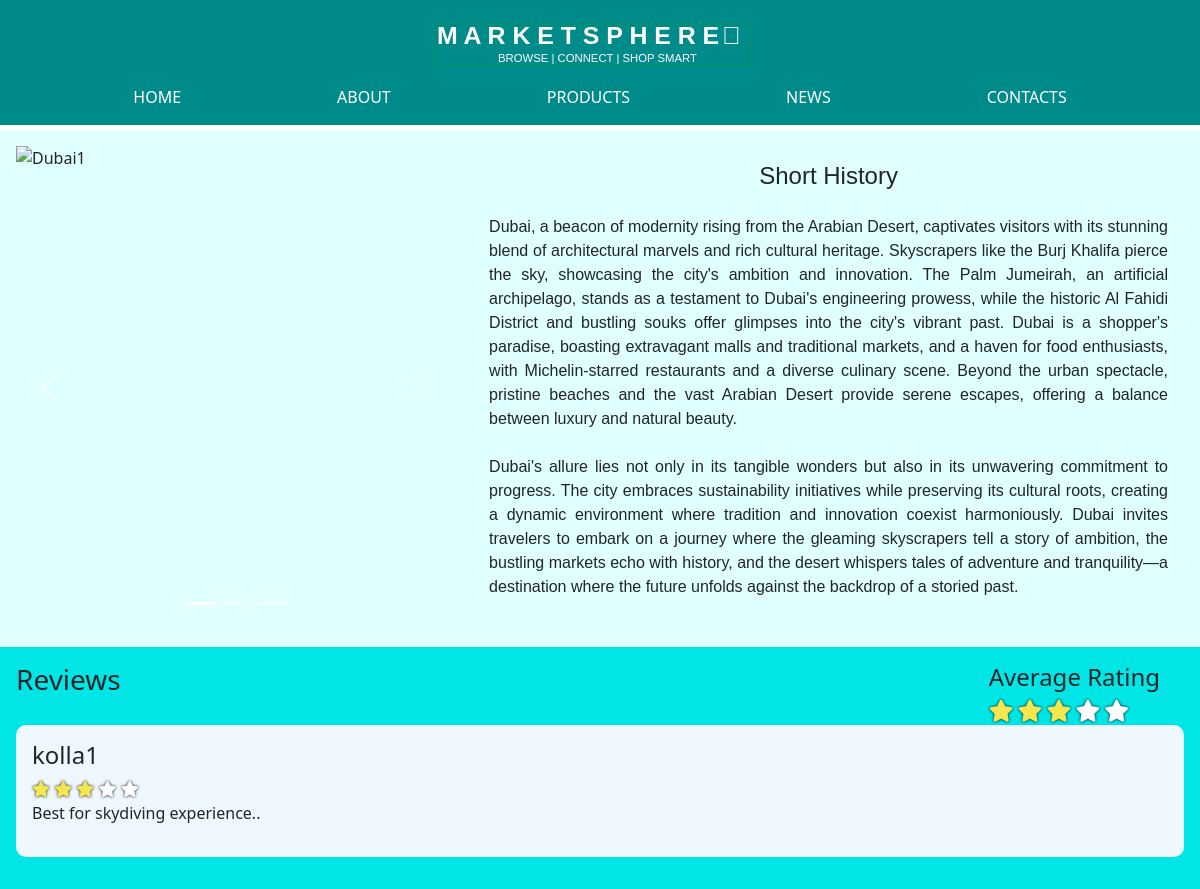
Page /includes/Dubai.php on the committed database.
### tables this page shows
CREATE TABLE `Products` (
  `productId` int(11) NOT NULL,
  `productName` varchar(45) NOT NULL,
  `productCompany` varchar(45) NOT NULL,
  `productImgUrl` varchar(45) NOT NULL,
  `productPrice` decimal(7,2) NOT NULL,
  `productShortDesc` varchar(255) NOT NULL,
  `productHits` int(11) NOT NULL,
  `productRating` int(11) NOT NULL,
  `productRatingCount` int(11) NOT NULL,
  `productAvgRating` varchar(45) NOT NULL,
  `productReviewCount` int(11) NOT NULL
);

CREATE TABLE `Ratings` (
  `idRatings` int(11) NOT NULL,
  `userName` varchar(45) NOT NULL,
  `productID` int(11) NOT NULL,
  `companyName` varchar(45) NOT NULL,
  `rating` int(11) NOT NULL,
  `review` varchar(255) NOT NULL
);

### includes/Dubai.php (the view, shortened to what this page needs)
<?php session_start(); include_once 'dbconnect.php';?>
<?php
    $result = $conn->query("SELECT * FROM Products where productId = 14");
    $prod = $result -> fetch_assoc();
    $hits = $prod["productHits"] + 1;
    $conn->query("UPDATE Products SET productHits = ".$hits." WHERE productId = 14");
?>
<!DOCTYPE html>
<html lang="en">
<head>
    <?php include 'head.php' ?>
</head>
<body class="dubaiPage">
    <?php $page='Dubai'; include 'navbar.php' ?>
    <div class="topContainer">
        <div id="myCarousel" class="carousel slide" data-bs-ride="carousel">
            <div class="carousel-indicators">
            <button type="button" data-bs-target="#myCarousel" data-bs-slide-to="0" class="active"></button>
            <button type="button" data-bs-target="#myCarousel" data-bs-slide-to="1"></button>
            <button type="button" data-bs-target="#myCarousel" data-bs-slide-to="2"></button>
            </div>
            <div class="carousel-inner">
            <div class="carousel-item active">
                <img src="../img/Dubai1.jpeg" alt="Dubai1" class="d-block" style="width:100%">
            </div>
            </div>
            <button class="carousel-control-prev" type="button" data-bs-target="#myCarousel" data-bs-slide="prev">
            <span class="carousel-control-prev-icon"></span>
            </button>
            <button class="carousel-control-next" type="button" data-bs-target="#myCarousel" data-bs-slide="next">
            <span class="carousel-control-next-icon"></span>
            </button>
        </div>
        <div class="longDescContainer">
            <h4 class="Desctext">Short History</h4>
            <p class="longDesc">
            Dubai, a beacon of modernity rising from the Arabian Desert, captivates visitors with its stunning blend of architectural marvels and rich cultural heritage. Skyscrapers like the Burj Khalifa pierce the sky, showcasing the city's ambition and innovation. The Palm Jumeirah, an artificial archipelago, stands as a testament to Dubai's engineering prowess, while the historic Al Fahidi District and bustling souks offer glimpses into the city's vibrant past. Dubai is a shopper's paradise, boasting extravagant malls and traditional markets, and a haven for food enthusiasts, with Michelin-starred restaurants and a diverse culinary scene. Beyond the urban spectacle, pristine beaches and the vast Arabian Desert provide serene escapes, offering a balance between luxury and natural beauty.
            <br>
            <br>
            Dubai's allure lies not only in its tangible wonders but also in its unwavering commitment to progress. The city embraces sustainability initiatives while preserving its cultural roots, creating a dynamic environment where tradition and innovation coexist harmoniously. Dubai invites travelers to embark on a journey where the gleaming skyscrapers tell a story of ambition, the bustling markets echo with history, and the desert whispers tales of adventure and tranquility—a destination where the future unfolds against the backdrop of a storied past.
            </p>
        </div>
    </div>
    <div class="bottomContainer">
        <div class="containerHeader">
            <h3 class="reviewsText">Reviews</h4>
            <?php
                $sql = "SELECT * FROM Products WHERE productID = 14";
                $result = mysqli_query($conn, $sql);
                $rows = mysqli_num_rows($result);
                if($rows > 0)
                {
                    while($row = $result->fetch_assoc())
                    {
                        echo "<div class='reviewContainer'>\n";
                            echo"<h4 style='margin-right:1em'>Average Rating</h4>";
                            for($i = 1; $i<=5; $i++)
                            {
                                $roundedRating = ceil($row["productAvgRating"]);
                                echo "<i class='fa fa-star ";
                                if($i <= $roundedRating)
                                {
                                    echo "checked";
                                }
                                else
                                {
                                    echo "unchecked";
                                }
                                echo"'></i>\n";
                            }
                    echo "</div>\n";
                    }
                }
            ?>
        </div>
        <?php
            $sql = "SELECT * FROM Ratings WHERE productID = 14";
            $result = mysqli_query($conn, $sql);
            $rows = mysqli_num_rows($result);
            if($rows > 0)
            {
                while($row = $result->fetch_assoc())
                {
                    echo "<div class='topReviewContainer'>\n";
                        echo "<div class='ratingContainer'>\n";
                            echo "<h4 class='currentUser'>".$row['userName']."</h4>";
                            for($i=1; $i<=5; $i++)
                            {
                                echo "<i class='fa fa-star ";
                                if($i <= $row['rating'])
                                {
                                    echo "checked";
                                }
                                else
                                {
                                    echo "unchecked";
                                }
                                echo"'></i>\n";
                            }
                        echo "</div>\n";
                        echo "<div class='reviewContainer'>\n";
                            echo "<p class='reviewText'>".$row['review']."</p>";
                        echo "</div>\n";
                    echo "</div>\n";
                }
            }
        ?>
    </div>
</body>

### css/main.css (style rules this page uses)
body, .aboutPage, .contactsPage, .productsPage, .newsPage, .securePage, .trackPage { -webkit-background-size: cover; -moz-background-size: cover; -o-background-size: cover; background-size: cover; padding-top: 130px; }
.topContainer { background: lightcyan; padding: 1em; display: flex; }
.topContainer .longDescContainer { padding: 1em; text-align: justify; padding-left: 2em; width: 70%; }
.topContainer .longDescContainer .Desctext { text-align: center; margin-bottom: 1em; }
.topContainer .longDescContainer .Desctext, .topContainer .longDescContainer .longDesc { font-family: 'Noto Sans SC', sans-serif; }
.ratingContainer .checked, .reviewContainer .checked { color: #f2e74e; text-shadow: 0 0 3px #000; }
.ratingContainer .unchecked, .reviewContainer .unchecked { color: #fff; text-shadow: 0 0 3px #000; }
.topContainer #myCarousel { width: 500px; }
.bottomContainer { padding: 1em; background: #00e6e6; }
.topReviewContainer { padding: 1em; background: aliceblue; border-radius: 10px; margin-bottom: 1em }
.containerHeader { display: flex; justify-content: space-between; }
.reviewContainer { align-items: center; }
.reviewContainer .checked, .reviewContainer .unchecked { font-size: 22px; }

### rows in the picture
products: productAvgRating "3" (drawn)
ratings: userName "kolla1", rating 3 (drawn), review "Best for skydiving experience.."
